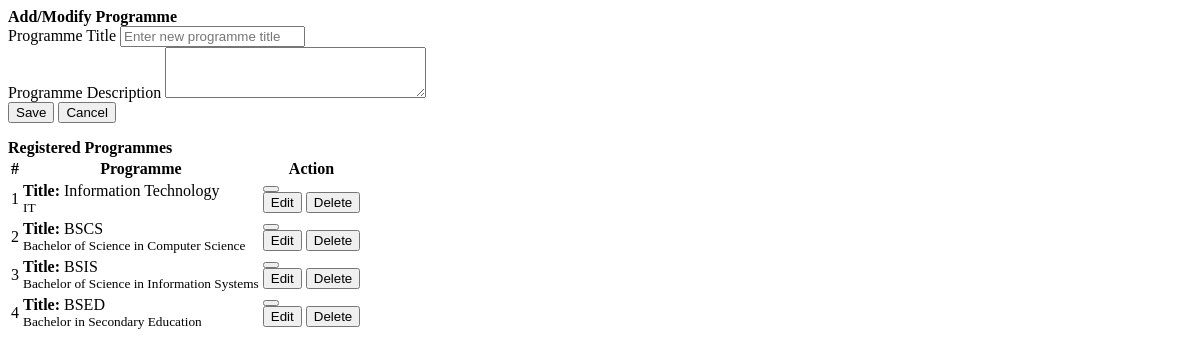
The app's page /admin/courses.php, older data.
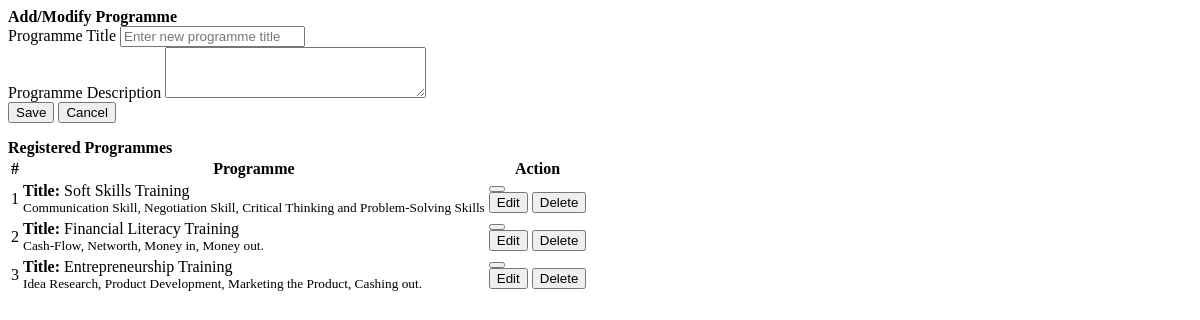
The same page, newer data.
### tables this page shows
CREATE TABLE `courses` (
  `id` int(30) NOT NULL,
  `course` varchar(200) NOT NULL,
  `description` text NOT NULL
);

### admin/courses.php (the view, shortened to what this page needs)
<?php include('db_connect.php');?>
<div class="container-fluid">
	<div class="col-lg-12">
		<div class="row">
			<div class="col-md-4">
			<form action="" id="manage-course">
				<div class="card">
					<div class="card-header">
						    <b>Add/Modify Programme</b>
				  	</div>
					<div class="card-body">
							<div class="form-group">
								<label class="control-label">Programme Title</label>
								<input type="text" placeholder="Enter new programme title" class="form-control" name="course">
							</div>
							<div class="form-group">
								<label class="control-label">Programme Description</label>
								<textarea class="form-control" cols="30" rows='3' name="description"></textarea>
							</div>
					</div>
					<div class="card-footer">
						<div class="row">
							<div class="col-md-12">
								<button class="btn btn-sm btn-primary col-sm-3 offset-md-3"> Save</button>
								<button class="btn btn-sm btn-default col-sm-3" type="button" onclick="_reset()"> Cancel</button>
							</div>
						</div>
					</div>
				</div>
			</form>
			</div>
			<div class="col-md-8">
				<div class="card">
					<div class="card-header">
						<b>Registered Programmes</b>
					</div>
					<div class="card-body">
						<table class="table table-bordered table-hover">
							<thead>
								<tr>
									<th>#</th>
									<th class="text-center">Programme</th>
									<th class="text-center">Action</th>
								</tr>
							</thead>
							<tbody>
								<?php
								$i = 1;
								$course = $conn->query("SELECT * FROM courses order by id asc");
								while($row=$course->fetch_assoc()):
								?>
								<tr>
									<td><?php echo $i++ ?></td>
									<td class="">
										<p><b>Title: </b><?php echo $row['course'] ?><br/>
										<small><?php echo $row['description'] ?></small></p>
									</td>
									<td class="text-center">
									<div class="btn-group">
  <button type="button" class="btn btn-secondary dropdown-toggle" data-toggle="dropdown" aria-expanded="false">
  </button>
  <div class="dropdown-menu dropdown-menu-right">
    <button class="dropdown-item edit_course" type="button" data-id="<?php echo $row['id'] ?>" data-course="<?php echo $row['course'] ?>" data-description="<?php echo $row['description'] ?>" ><span class="text-primary">Edit</span></button>
	 <button class="dropdown-item delete_course" type="button" data-id="<?php echo $row['id'] ?>"><span class="text-danger">Delete</span></button>
  </div>
</div>
									</td>
								</tr>
								<?php endwhile; ?>
							</tbody>
						</table>
					</div>
				</div>
			</div>
		</div>
	</div>
</div>

### admin/courses.php (style rules this page uses)
td { vertical-align: middle !important; }

Row changes from the older to the newer data that the page shows:
removed courses: course "BSCS", description "Bachelor of Science in Computer Science"
removed courses: course "BSIS", description "Bachelor of Science in Information Systems"
removed courses: course "BSED", description "Bachelor in Secondary Education"
changed courses: course "Information Technology" → "Soft Skills Training"; description "IT" → "Communication Skill, Negotiation Skill, Critical Thinking and Problem-Solving Skills"
added courses: course "Financial Literacy Training", description "Cash-Flow, Networth, Money in, Money out."
added courses: course "Entrepreneurship Training", description "Idea Research, Product Development, Marketing the Product, Cashing out."
